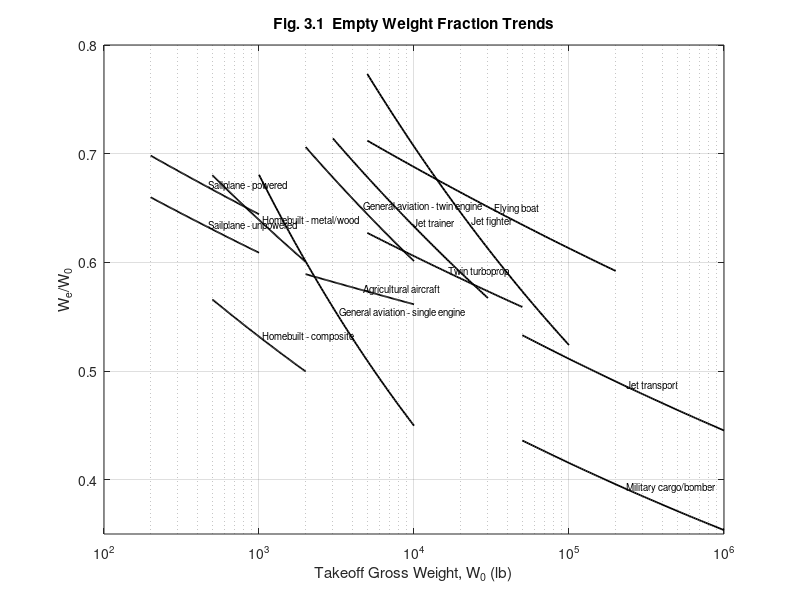

The MATLAB source for this figure:
%% Empty Weight Fraction vs W0 (Raymer, Aircraft Design)
% We/W0 = A * W0^C * K_vs
clear; clc; close all;

%% Data from Table 3.1
names = { ...
    'Sailplane - unpowered'; ...
    'Sailplane - powered'; ...
    'Homebuilt - metal/wood'; ...
    'Homebuilt - composite'; ...
    'General aviation - single engine'; ...
    'General aviation - twin engine'; ...
    'Agricultural aircraft'; ...
    'Twin turboprop'; ...
    'Flying boat'; ...
    'Jet trainer'; ...
    'Jet fighter'; ...
    'Military cargo/bomber'; ...
    'Jet transport'};

A = [0.86; 0.91; 1.19; 0.99; 2.36; 1.51; 0.74; 0.96; 1.09; 1.59; 2.34; 0.93; 1.02];
C = [-0.05; -0.05; -0.09; -0.09; -0.18; -0.10; -0.03; -0.05; -0.05; -0.10; -0.13; -0.07; -0.06];

K_vs = 1.00;   % fixed sweep (use 1.04 if variable sweep)

% Each aircraft type only makes sense over a realistic W0 range
% (approximate ranges matching Raymer Fig 3.1)
Wmin = [  200;   200;   500;   500;  1000;  2000;  2000;  5000;  5000;  3000;  5000; 50000; 50000];
Wmax = [ 1000;  1000;  2000;  2000; 10000; 10000; 10000; 50000; 200000; 30000; 100000; 1000000; 1000000];

%% Compute and plot 
figure('Color','w','Position',[100 100 900 650]);
hold on; box on;

for i = 1:length(names)
    W0 = logspace(log10(Wmin(i)), log10(Wmax(i)), 100);
    WeW0 = A(i) .* W0.^C(i) .* K_vs;
    plot(W0, WeW0, 'k-', 'LineWidth', 1.3);

    % Label near the midpoint of each line, like Fig 3.1
    idx = round(length(W0)*0.5);
    text(W0(idx), WeW0(idx), ['  ' names{i}], ...
        'FontSize', 7, 'Rotation', 0, 'Interpreter', 'none');
end

set(gca, 'XScale', 'log');
grid on;
xlabel('Takeoff Gross Weight, W_0 (lb)');
ylabel('W_e/W_0');
title('Fig. 3.1  Empty Weight Fraction Trends');
xlim([100 1e6]);
ylim([0.35 0.8]);
hold off;

%% save figure
saveas(gcf, 'WeW0_vs_W0.png');
